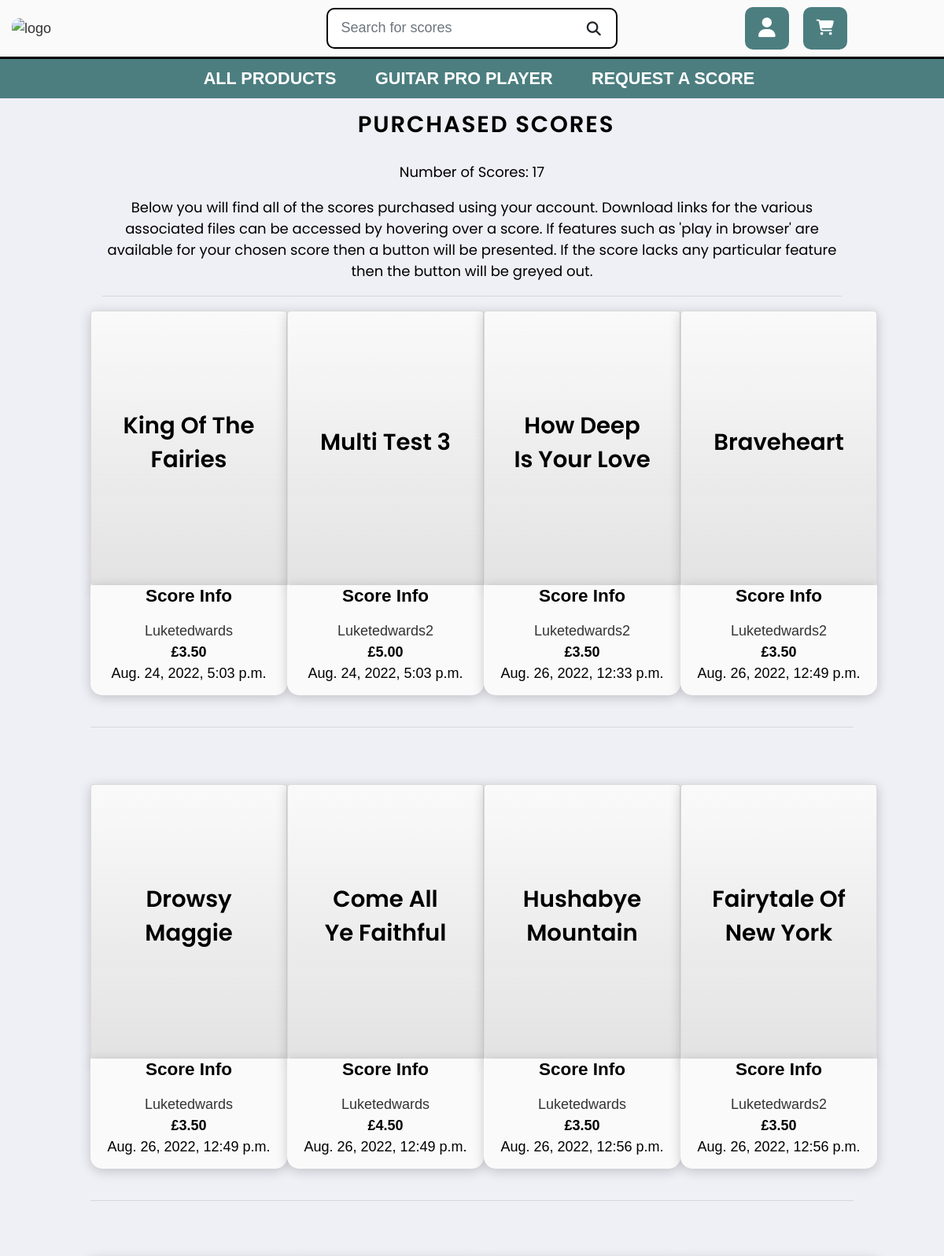
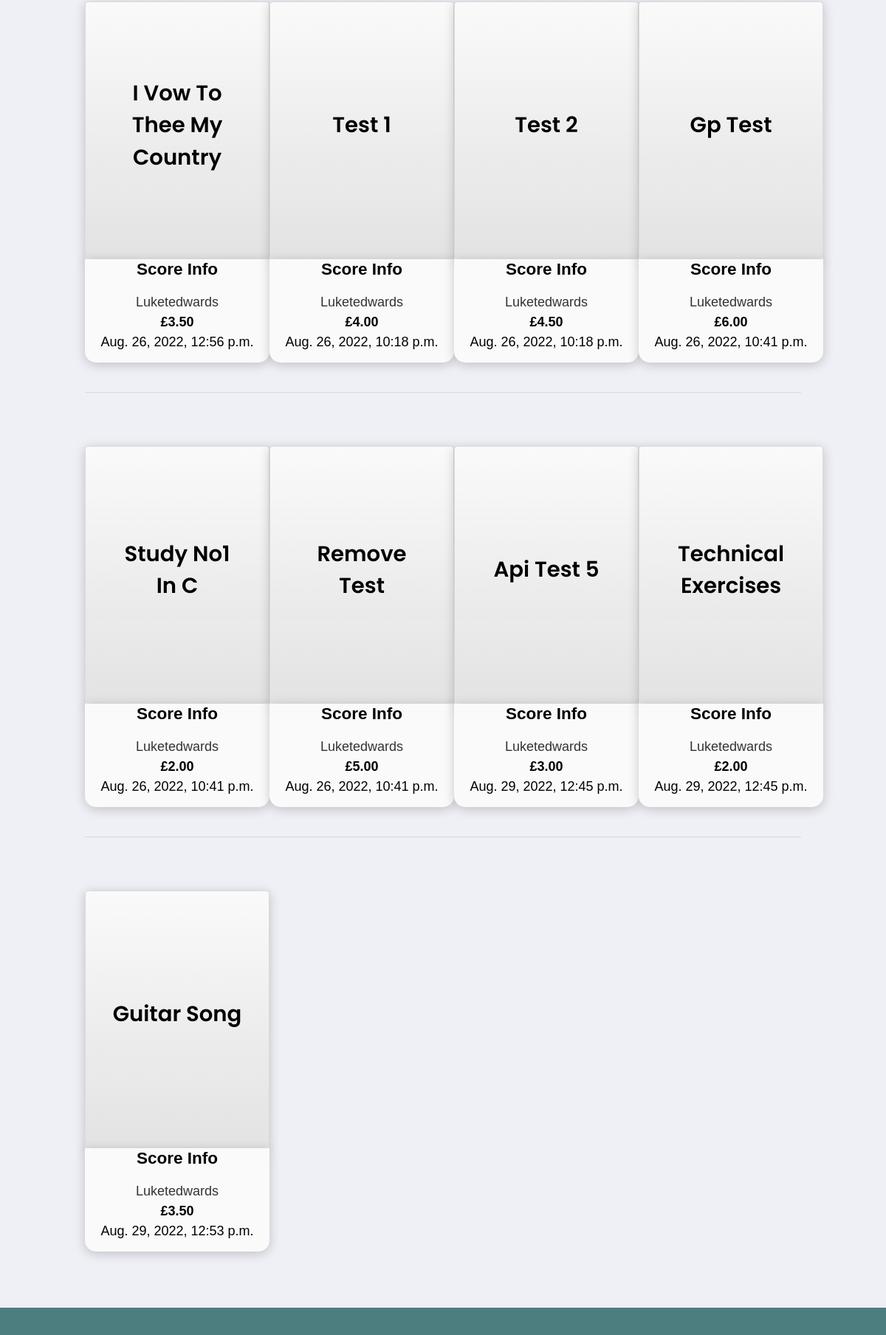
/profile/purchased-scores/ (signed in, upper part), run on an earlier commit of the app's database (2 pictures, top to bottom).
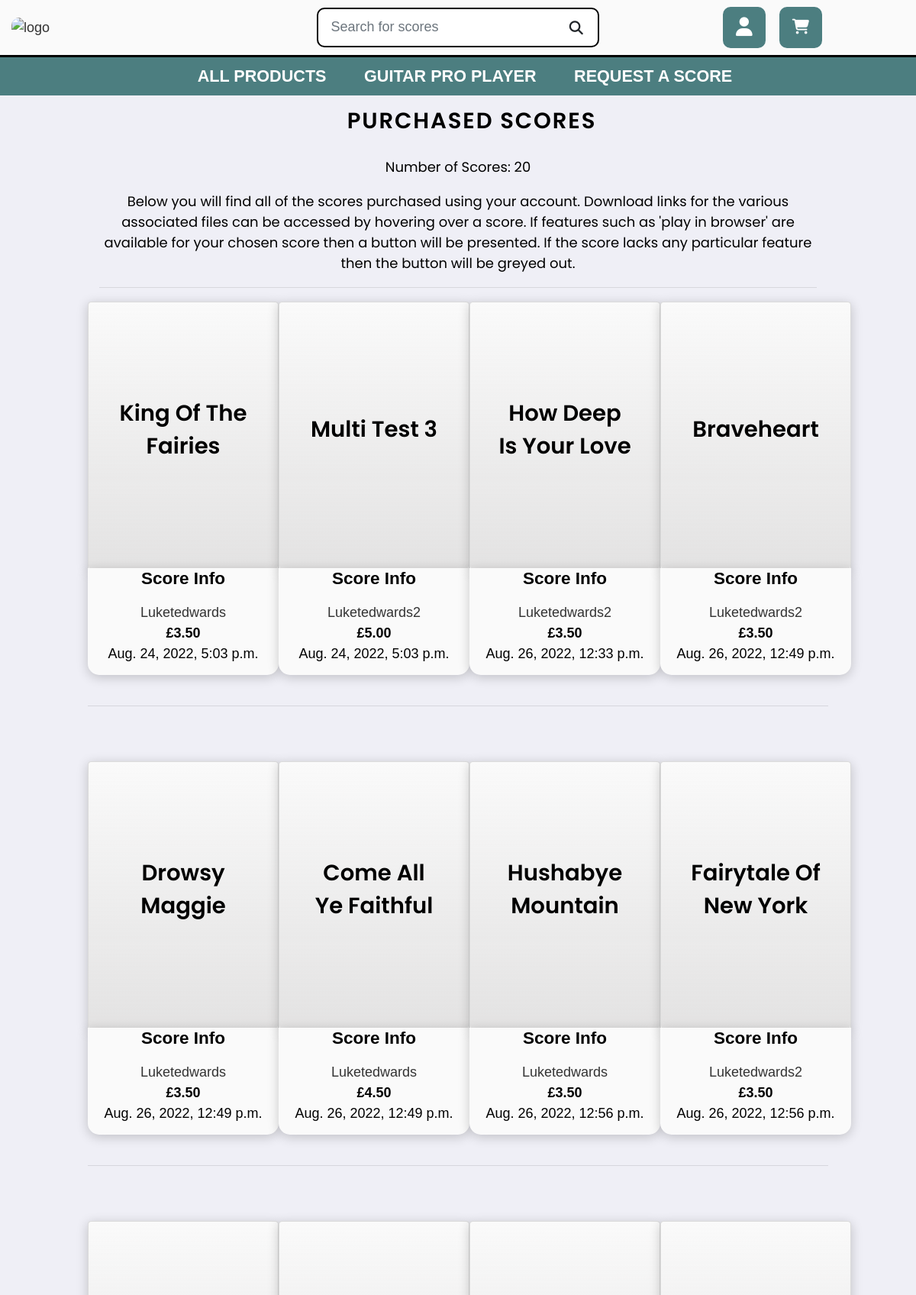
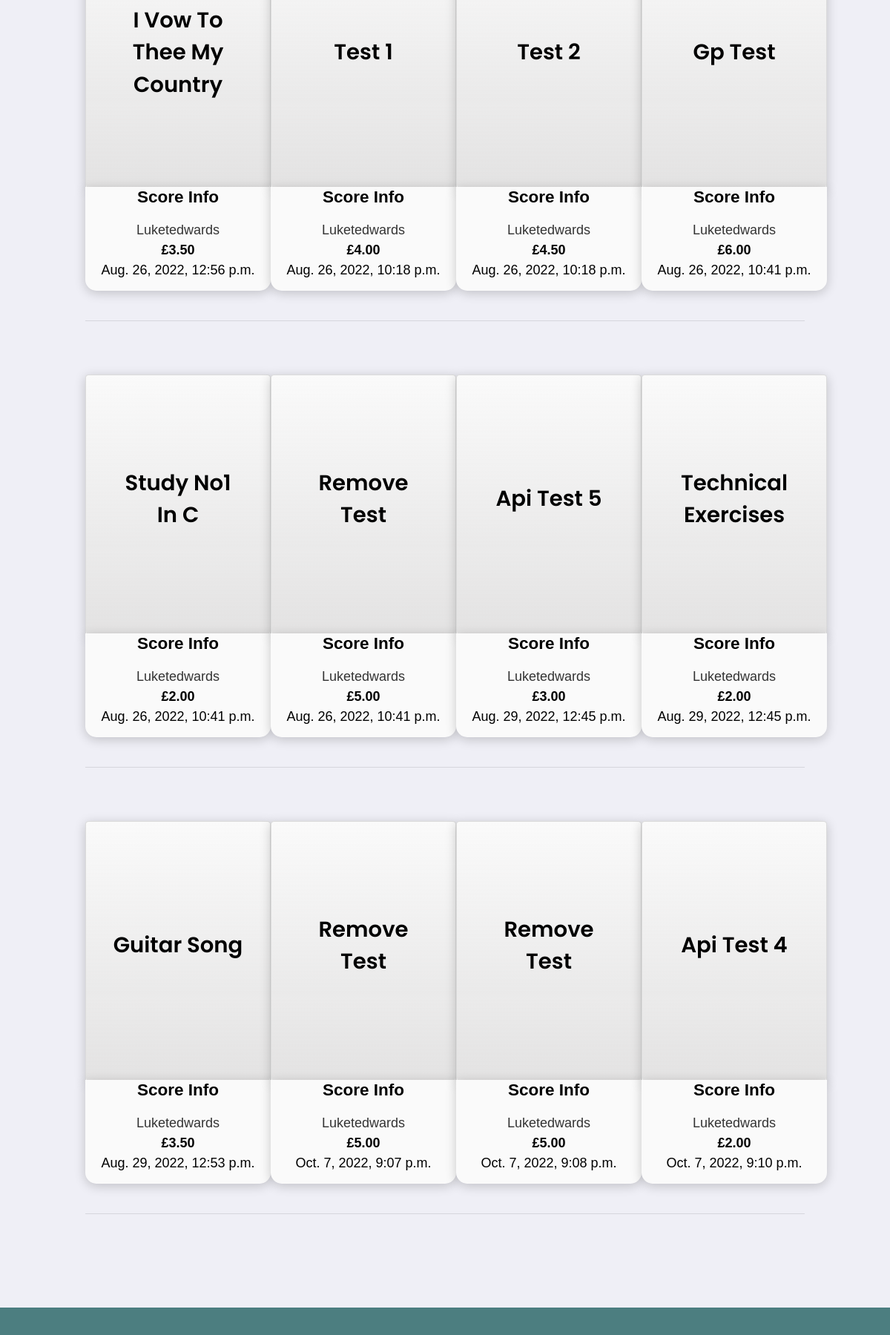
And on a later commit of the database (2 pictures, top to bottom).
### checkout/models.py (models this page shows, shortened)
class OrderLineItem(models.Model):
    order = models.ForeignKey(
        Order,
        null=False,
        blank=False,
        on_delete=models.CASCADE,
        related_name='lineitems')
    product = models.ForeignKey(
        Product,
        null=False,
        blank=False,
        on_delete=models.CASCADE)
    lineitem_total = models.DecimalField(
        max_digits=6,
        decimal_places=2,
        null=False,
        blank=False,
        editable=False)
    vendor = models.CharField(max_length=32, null=True, blank=True)

class Order(models.Model):
    order_number = models.CharField(max_length=32, null=False, editable=False)
    user_profile = models.ForeignKey(
        UserProfile,
        on_delete=models.SET_NULL,
        null=True,
        blank=True,
        related_name='orders')
    username = models.CharField(max_length=32, null=False, editable=False)
    full_name = models.CharField(max_length=50, null=False, blank=False)
    email = models.EmailField(max_length=254, null=False, blank=False)
    phone_number = models.CharField(max_length=20, null=False, blank=False)
    date = models.DateTimeField(auto_now_add=True)
    order_total = models.DecimalField(
        max_digits=10,
        decimal_places=2,
        null=False,
        default=0)

### products/models.py (models this page shows, shortened)
class Product(models.Model):
    genre = models.ForeignKey(
        'Genre',
        null=True,
        blank=True,
        on_delete=models.SET_NULL)
    difficulty = models.ForeignKey(
        'Difficulty',
        null=True,
        blank=True,
        on_delete=models.SET_NULL)
    sku = models.CharField(max_length=254, null=True, blank=True, default='0')
    name = models.CharField(max_length=254)
    description = models.TextField()
    price = models.DecimalField(max_digits=6, decimal_places=2)
    rating = models.DecimalField(
        max_digits=6,
        decimal_places=2,
        null=True,
        blank=True)
    image_url = models.URLField(max_length=1024, null=True, blank=True)
    image = models.ImageField(null=True, blank=True,)
    vendor = models.CharField(max_length=254, null=True)
    PDF = models.FileField(null=True,)
    Guitar_Pro_Unlocked = models.FileField(null=True,)
    Guitar_Pro_Locked = models.FileField(null=True, blank=True)
    video = models.URLField(max_length=1024, null=True, blank=True)
    number_sold = models.IntegerField(null=True, blank=True, default=0)

### user_profile/views.py (the view)
def purchased_scores(request):
    if request.user.is_authenticated:
        profile = get_object_or_404(UserProfile, user=request.user)
        products = Product.objects.all()
        orders = profile.orders.all()
        items = []
        score_number = 0
        for order in orders:
            for item in order.lineitems.all():
                items.append(item)
                score_number += 1
        context = {
            'products': products,
            'profile': profile,
            'orders': orders,
            'items': items,
            'score_number': score_number
        }
        return render(request, 'user_profile/purchased-scores.html', context)
    else:
        messages.error(request, 'You must be logged in to view this page')
        return redirect('index')

### user_profile/templates/user_profile/purchased-scores.html (shortened to what this page needs)
{% extends 'base.html'%}
{% load static %}
{% block extra_css %}
<link rel="stylesheet" href="{% static 'css/purchased-scores.css'%}">
<link rel="stylesheet" href="{% static 'css/animations.css'%}">
{% endblock%}
{% block content %}
<div class="product-container col-10 center ">
    <div class="col-12 text-center mt-3">
        <h1 class="heading">Purchased Scores</h1>
        <p>Number of Scores: {{score_number}}</p>
        <p>Below you will find all of the scores purchased using your account. Download links for the various associated
            files can be accessed by hovering over a score. If features such as 'play in browser' are available for your
            chosen score then a button will be presented. If the score lacks any particular feature then the button will
            be greyed out. </p>
        <hr>
    </div>
    <div class="row mt-1 mb-5">
        <div class="row w-100 center">
            {% if score_number > 0 %}
            {% for item in items %}
            <div class="col-sm-6 col-md-6 col-lg-4 col-xl-3">
                <div class="card shadow-checkout" style="overflow:hidden;">
                    <div class="front"
                        style="background-image: url({{MEDIA_URL}}{{item.product.image}}); min-height: fit-content; ">
                        <p>{{item.product.name|title}}</p>
                    </div>
                    <div class="back animated-gradient" style="overflow:hidden;">
                        <div>
                            <p>
                                <h5>{{item.product.name|title}}</h5>
                            </p>
                            <p>
                                <a href="{{MEDIA_URL}}{{item.product.PDF}}" class="btn btn-primary my-auto animated-btn"
                                    target="_blank" aria-label="download PDF">PDF</a>
                            </p>
                            <p>
                                {% if item.product.Guitar_Pro_Locked%}
                                <a href="{{MEDIA_URL}}{{item.product.Guitar_Pro_Locked}}"
                                    class="btn btn-primary animated-btn" target="_blank"
                                    aria-label="download Guitar Pro">GP</a>
                                {% else %}
                                {% if item.product.Guitar_Pro_Unlocked%}
                                <a href="{{MEDIA_URL}}{{item.product.Guitar_Pro_Unlocked}}"
                                    class="btn btn-primary animated-btn" target="_blank" aria-label="download GP">GP</a>
                                {%endif%}
                                {%endif%}
                            </p>
                            <p>
                                {% if item.product.Guitar_Pro_Unlocked %}
                                <span><a href="{% url 'guitar_pro' item.product.id%}"
                                        class="btn btn-primary animated-btn" aria-label="play in browser">Play in
                                        Browser</a></span>
                                {%else%}
                                <span><input type="button" disabled value="No GP File "
                                        aria-label="no Gp file available" class="btn btn-secondary "></span>
                                {%endif%}
                            </p>
                            <p>
                                <a class="btn btn-primary animated-btn"
                                    href="{% url 'product_detail' item.product.id %}"
                                    aria-label="link to view {{product.name}}">
                                </a>
                            </p>
                        </div>
                    </div>
                </div>
                <div class="score-info text-center shadow-checkout">
                    {% for order in orders%}
                    {% for lineitem in order.lineitems.all%}
                    {% if lineitem.product.id == item.product.id %}
                    <p>
                        <h5><strong>Score Info</strong></h5>
                    </p>
                    <span><a
                            href="{% url 'storefront' storevendor=lineitem.product.vendor%}">{{lineitem.product.vendor|title}}</a></span>
                    <br>
                    <span><strong>£{{lineitem.product.price}}</strong></span>
                    <br>
                    <span class="">{{order.date}}</span>
                    {%endif%}
                    {%endfor%}
                    {%endfor%}
                </div>
            </div>
            {% if forloop.counter|divisibleby:4 %}
            <div class="col-12 d-none d-xl-block mb-5">
                <hr>
            </div>
            {% endif %}
            {% endfor %}
            {%else%}
            <div class="col-12 text-center">
                <h5 class="mt-3 mb-3 ">You have not purchased any scores yet.</h5>
                <a href="{% url 'products' %}" aria-label="browse scores" class="btn btn-primary">Browse Scores</a>
                {%endif%}
            </div>
        </div>
    </div>
    {% endblock %}

### templates/base.html (shortened to what this page needs)
{% load static %}
<!doctype html>
<html lang="en">
<head>
    {% block corecss %}
    <link rel="stylesheet" href="https://cdn.jsdelivr.net/npm/bootstrap@4.6.1/dist/css/bootstrap.min.css"
>
    <link rel="stylesheet" href="{% static 'css/base.css' %}">
    <link href="https://maxcdn.bootstrapcdn.com/font-awesome/4.1.0/css/font-awesome.min.css" rel="stylesheet">
    <link rel="stylesheet" href="https://cdnjs.cloudflare.com/ajax/libs/font-awesome/6.1.1/css/all.min.css"
 />
    <link rel="stylesheet" href="{% static 'css/hamburger.css'%}">
    <link rel="stylesheet" href="{% static 'css/footer.css'%}">
    {% endblock %}
    {% block extra_css %}{% endblock %}
</head>
<body>
    <header id="nav-container" class="container-fluid" style="margin-bottom: 0 !important;">
        <div style="border-bottom: solid;" class="row">
            <div class="col-12 col-lg-4 my-auto py-1 py-lg-0 text-center text-lg-left">
                <a href="{% url 'home' %}" class="nav-link main-logo-link" aria-label="home">
                    <img id="logo-img"
                        src="https://score-emporium.s3.eu-west-2.amazonaws.com/static/media_1/score-emporium-logo-removebg.png"
                        alt="logo">
                </a>
            </div>
            <div class="col-12 col-lg-4 my-auto py-1 py-lg-0">
                <form id="main-search" method="GET" action="{% url 'products' %}">
                    <div class="input-group w-100">
                        <input id="search-box" class="form-control  rounded-0" type="text" name="q"
                            placeholder="Search for scores" aria-label="search-box">
                        <div id="search-btn-div">
                            <button id="search-btn" class="form-control btn " type="submit" aria-label="search button">
                                <span style="margin-right: 0.4rem;" class="icon">
                                    <i class="fas fa-search"></i>
                                </span>
                            </button>
                        </div>
                    </div>
                </form>
            </div>
            <div class="col-12 col-lg-4 my-auto py-1 py-lg-0">
                <ul id="nav-ul" class="list-inline list-unstyled  text-lg-right my-0">
                    <li class="list-inline-item dropdown">
                        <a class=" nav-link" href="#" id="user-options" data-toggle="dropdown" aria-haspopup="true"
                            aria-expanded="false" aria-label="account button">
                            <div id="account-button" class="text-center mr-2">
                                <div><i class="fas fa-user fa-lg"></i></div>
                            </div>
                        </a>
                    </li>
                    <li class="list-inline-item">
                        <a class=" mr-2 nav-link" href="{% url 'view_cart'%}" aria-label="cart button">
                            <div id="cart-button" class="text-center">
                                <div><i class="fa-solid fa-cart-shopping"></i></div>
                            </div>
                        </a>
                    </li>
                </ul>
            </div>
        </div>
        <div class="row bg-white">
            <nav class="navbar navbar-expand-lg navbar-light w-100 pr-0">
                {% include 'includes/main-nav.html' %}
            </nav>
        </div>
    </header>
    {% block content %}
    {% endblock %}
    {% include 'includes/footer.html' %}
</body>
</html>

### templates/includes/main-nav.html (shortened to what this page needs)
<div class="collapse navbar-collapse" id="main-nav">
    <ul class="navbar-nav w-auto mx-auto">
        <li class="nav-item dropdown">
            <a class="logo-font font-weight-bold nav-link  mr-5 main-nav-link text-outline nav-text" href="{% url 'products'%}" id="all-products-link"  aria-haspopup="true" aria-expanded="false">
                All Products
            </a>
        </li>
        <li class="nav-item dropdown">
            <a class="logo-font font-weight-bold nav-link  mr-5 main-nav-link text-outline nav-text" href="{%url 'guitar_pro'%}" id="guitar-pro-link" >
                Guitar Pro Player
            </a>
        </li>
        <li class="nav-item dropdown">
            <a id="requests-link" class="logo-font font-weight-bold nav-link  main-nav-link text-outline nav-text" href="#" href="{% url 'make_request'%}" data-toggle="dropdown" aria-haspopup="true" aria-expanded="false">
                Request a Score
            </a>
        </li>
    </ul>
</div>

### templates/includes/footer.html (shortened to what this page needs)
<div class="footer">
</div>

What changed in the data, as far as the page shows it:
added OrderLineItem: product.name "Remove Test", product.vendor "Luketedwards", product.price "5.00"
added Order: date "Oct. 7, 2022, 9:07 p.m."
added OrderLineItem: product.name "Remove Test", product.vendor "Luketedwards", product.price "5.00"
added Order: date "Oct. 7, 2022, 9:08 p.m."
added OrderLineItem: product.name "Api Test 4", product.vendor "Luketedwards", product.price "2.00"
added Order: date "Oct. 7, 2022, 9:10 p.m."
Also different on the page:
{{ score_number }}: "17" → "20"
